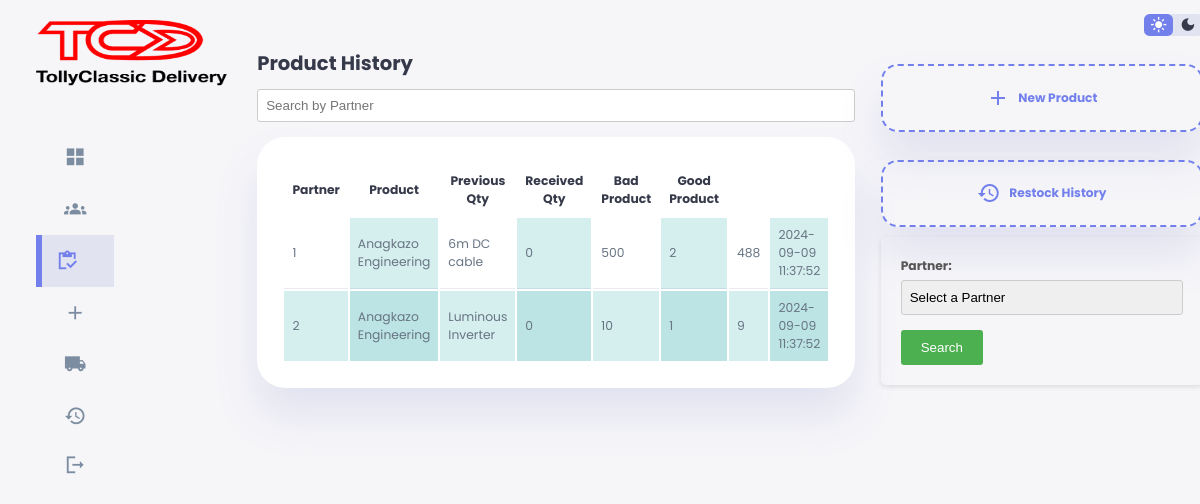
Page /okojooja/productitan.php (signed in) on the committed database.
### tables this page shows
CREATE TABLE `afikun` (
  `id` int(11) NOT NULL,
  `partner` varchar(100) NOT NULL,
  `productName` varchar(100) NOT NULL,
  `oQuantity` varchar(100) NOT NULL,
  `rQuantity` varchar(100) NOT NULL,
  `bQuantity` varchar(100) NOT NULL,
  `quantity` varchar(100) NOT NULL,
  `date` timestamp NOT NULL DEFAULT current_timestamp() ON UPDATE current_timestamp()
);

### okojooja/productitan.php (the view, shortened to what this page needs)
<!DOCTYPE html>
<html lang="en">
<head>
    <link rel="stylesheet" href="css/styl.css">
</head>
<body>
    <div class="container">
        <aside>
            <div class="top">
                <div class="logo">
                    <img src="./images/logo.png">
                </div>
            </div>
            <div class="sideBar">
                <a href="index.php">
                    <span class="material-icons-sharp">grid_view</span>
                </a>
                <a href="alabasepo.php">
                    <span class="material-icons-sharp">groups</span>
                </a>
                <a href="oja.php" class="active">
                    <span class="material-icons-sharp">inventory</span>
                </a>
                <a href="gbigbeTitun2.php">
                    <span class="material-icons-sharp">add</span>
                </a>
                <a href="records.php">
                    <span class="material-icons-sharp">local_shipping</span>
                </a>
                <a href="awe.php" >
                    <span class="material-icons-sharp">history</span>
                </a>
                <a href="../logout.php">
                    <span class="material-icons-sharp">logout</span>
                </a>
            </div>
        </aside>
        <main>
            <div class="recent-sales">
                <h2>Product History</h2>
                <input type="text" id="filterInput" placeholder="Search by Partner" onkeyup="filterTable()">
                <table id="shipmentTable" style="width: 100%;">
                    <thead>
                        <tr>
                            <th>Partner</th>
                            <th>Product</th>
                            <th>Previous Qty</th>
                            <th>Received Qty</th>
                            <th>Bad Product</th>
                            <th>Good Product</th>
                        </tr>
                    </thead>
                    <tbody id="table-body">
                        <?php
                        require '../config.php';
                        $query = mysqli_query($conn, "SELECT id, partner, productName, oQuantity, rQuantity, bQuantity, quantity, date FROM afikun ORDER BY partner DESC");
                        if (!$query) {
                            echo "Error fetching data: " . mysqli_error($conn);
                        } else {
                            $serialNumber = 1;
                            while ($row = mysqli_fetch_array($query)) {
                                $partner = $row['partner'];
                                $productName = $row['productName'];
                                $oQuantity = $row['oQuantity'];
                                $rQuantity = $row['rQuantity'];
                                $bQuantity = $row['bQuantity'];
                                $quantity = $row['quantity'];
                                $date = $row['date'];
                                ?>
                        <tr>
                            <td><?php echo $serialNumber; ?></td>
                            <td><?php echo $partner; ?></td>
                            <td><?php echo $productName; ?></td>
                            <td><?php echo $oQuantity; ?></td>
                            <td><?php echo $rQuantity; ?></td>
                            <td><?php echo $bQuantity; ?></td>
                            <td><?php echo $quantity; ?></td>
                            <td><?php echo $date; ?></td>
                        </tr>
                        <?php
                                $serialNumber++;
                            }
                        }
                        ?>
                    </tbody>
                </table>
            </div>
        </main>
        <div class="right">
            <div class="top">
                <div class="theme-toggler">
                    <span class="material-icons-sharp active">light_mode</span>
                    <span class="material-icons-sharp">dark_mode</span>
                </div>
            </div>
            <div class="sales-analytics">
                <a href="ojatitunpipo.php">
                    <div class="item add-product">
                        <div>
                            <span class="material-icons-sharp">add</span>
                            <h3>New Product</h3>
                        </div>
                    </div>
                </a>
            </div>
            <div class="sales-analytics">
                <a href="productitan.php">
                    <div class="item add-product">
                        <div>
                            <span class="material-icons-sharp">history</span>
                            <h3>Restock History</h3>
                        </div>
                    </div>
                </a>
            </div>
            <form action="./wiwa.php" method="GET">
                <label for="Name">Partner:</label>
                <select name="Name" required>
                    <option value="">Select a Partner</option>
                </select>
                <input type="submit" value="Search">
            </form>
        </div>
    </div>
</body>
</html>

### okojooja/productitan.php (style rules this page uses)
table, th, td { padding: 8px; }
tr:nth-child(even) { background-color: rgba(150, 212, 212, 0.4); }
td:nth-child(even) { background-color: rgba(150, 212, 212, 0.4); }

### rows in the picture
afikun: partner "Anagkazo Engineering", productName "6m DC cable", oQuantity "0", rQuantity "500", bQuantity "2", quantity "488", date "2024-09-09 11:37:52"
afikun: partner "Anagkazo Engineering", productName "Luminous Inverter", oQuantity "0", rQuantity "10", bQuantity "1", quantity "9", date "2024-09-09 11:37:52"
